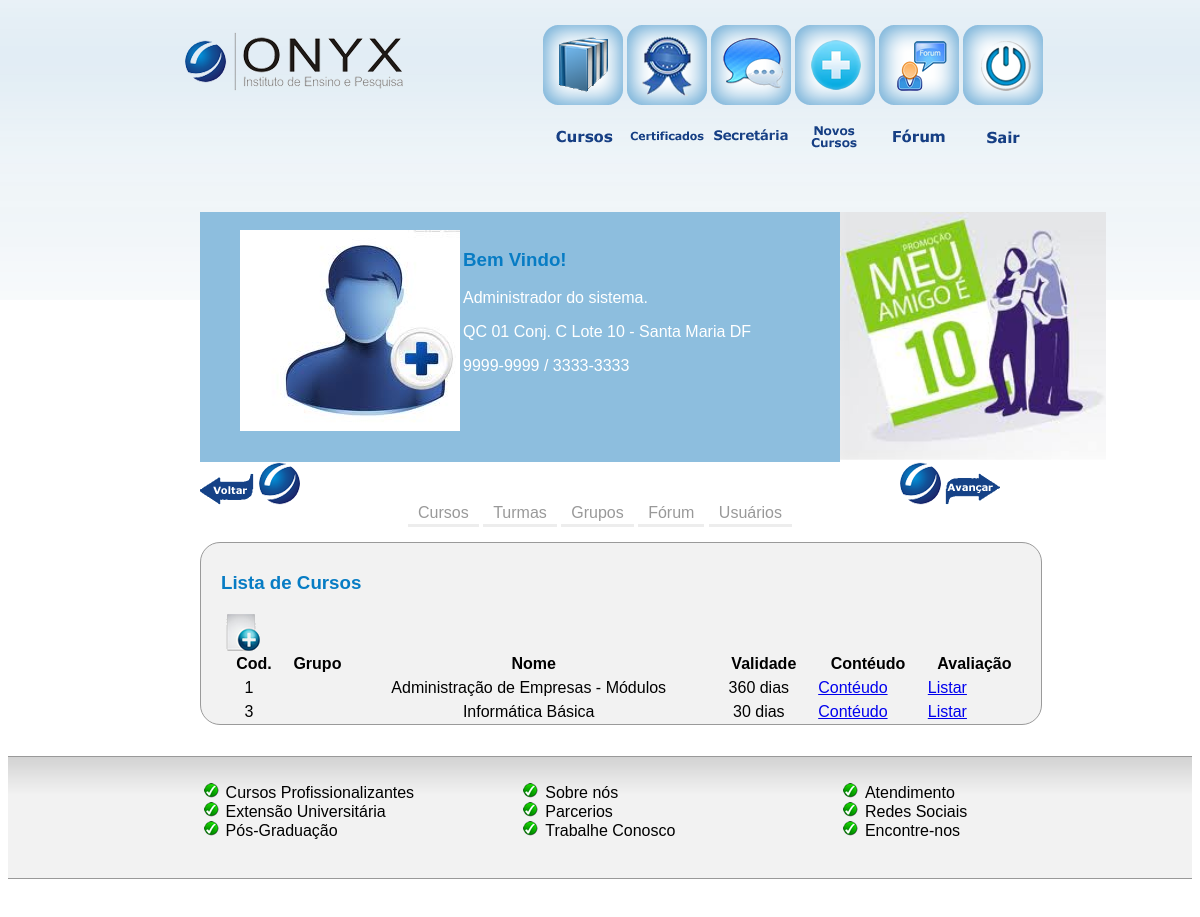
Screenshot of /adm/curso/index.php (signed in) with the database file from the repository.
### tables this page shows
CREATE TABLE IF NOT EXISTS `curso` (
  `id` int(10) unsigned NOT NULL AUTO_INCREMENT,
  `nome` varchar(255) DEFAULT NULL,
  `descricao` varchar(255) DEFAULT NULL,
  `ementa` varchar(255) DEFAULT NULL,
  `valor` varchar(255) DEFAULT NULL,
  `nome_pasta` varchar(255) NOT NULL,
  `observacao` text,
  `grupo_id` int(10) unsigned DEFAULT NULL,
  `validade` int(5) NOT NULL COMMENT 'Prazo de validade do curso em dias',
  `ativo` int(5) NOT NULL COMMENT '1-sim 2-não',
  `data_cadastro` timestamp NULL DEFAULT CURRENT_TIMESTAMP,
  PRIMARY KEY (`id`)
);

### adm/curso/index.php (the view, shortened to what this page needs)
<?php
include("../header.php");
?>
<div id="conteudo_curso">
	<h3>Lista de Cursos</h3>
	<?php
	$res = mysql_query("select * from curso");
  		echo "<a href='curso/cadastro.php'> <img src='../imagens/icone/curso_adiciona-icone.png'> </a>";
  		echo "<table cellpadding='0' cellspacing='0' border='0' class='display' id='example'>
    <thead>
      <tr>
        <th>Cod.</th>
        <th>Grupo</th>
        <th>Nome</th>
        <th>Validade</th>
        <th>Contéudo</th>
        <th>Avaliação</th>
      </tr>
  </thead>
  <tbody>";
  while($curso=mysql_fetch_array($res)){
  $grupo_id = $curso['grupo_id'];
  $resultado = mysql_query("select * from grupo_curso where id=".$grupo_id."");
  $row = mysql_fetch_array($resultado);
  $grupo = $row['nome'];
    echo "
    <tr>
    <td align='center'>".$curso['id'] ."</td>
    <td align='center'>".$grupo."</td>
    <td align='center'>".$curso['nome'] ."</td>
    <td align='center'>".$curso['validade'] ." dias</td>
    <td><a href='curso/adiciona_conteudo.php?curso=".$curso['id']."'>Contéudo</a></td>
    <td><a href='curso/lista_avaliacao.php?curso_id=".$curso['id']."'>Listar</a></td></tr>";
  }
  ?>
</tbody>
    </table>
</div>
<?php include("../footer.php"); ?>

### adm/css/table_jui.css (style rules this page uses)
table.display thead th { padding: 3px 0px 3px 10px; cursor: pointer; * cursor: hand; }
table.display thead tr { cursor:pointer; }
table.display { margin: 0 auto; width: 100%; clear: both; border-collapse: collapse; }
table.display td { padding: 3px 10px; }

### adm/css/style-adm.css (style rules this page uses)
body { font-family: Arial; background: url(../../imagens/topo-adm.png)repeat-x;height: 300px;width: auto; font-size: 16px; }
#conteudo_curso { width: 100%;height: auto;float: left;border-radius: 1em;margin: 0 0 0 0;-moz-border-radius: 20px;-webkit-border-radius: 20px;border-radius: 20px;background-color: #F2F2F2;border-color: #9A9A9A;border-width: thin; border-style: solid;padding: 10px 20px 0 20px; text-align: justify; }
h3 { color: #077CC4; }

### rows the page displays
curso: id "1", nome "Administração de Empresas - Módulos", validade "360"
curso: id "3", nome "Informática Básica", validade "30"
